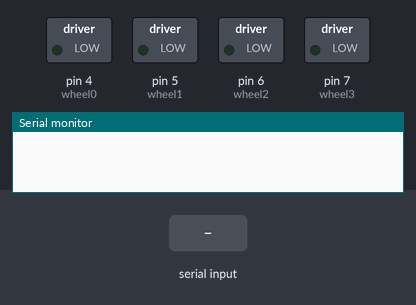
The sketch below on a simulated Arduino Uno, built with avr-gcc and run on an emulated ATmega328P. Shown: switched loads named in the sketch (green lamp = pin HIGH), the last lines printed to the serial monitor. Inputs (shaded band) come from the test bench.

Above: at 1.2 s.
1.3 s: "1" received over Serial
At 2.5 s:
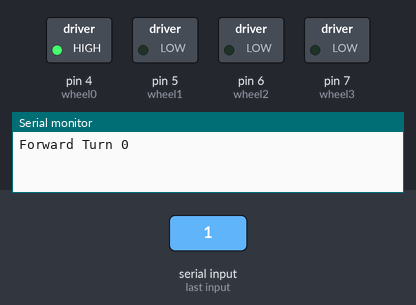
2.8 s: "3" received over Serial
At 3.7 s:
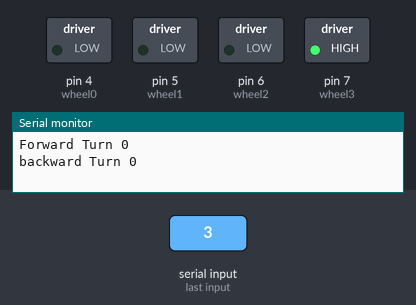
4.3 s: "5" received over Serial
At 4.8 s:
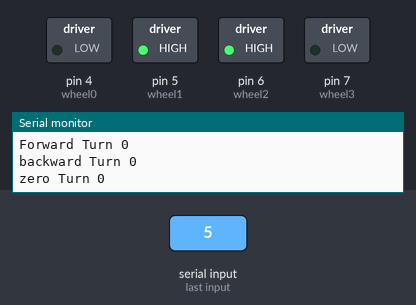
5.8 s: "7" received over Serial
At 7.0 s:
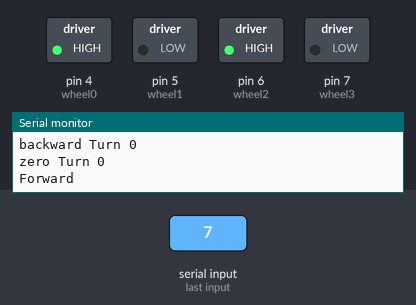
7.3 s: "8" received over Serial
At 8.3 s:
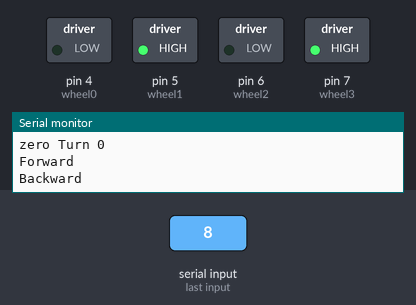
8.8 s: "2" received over Serial
At 9.5 s:
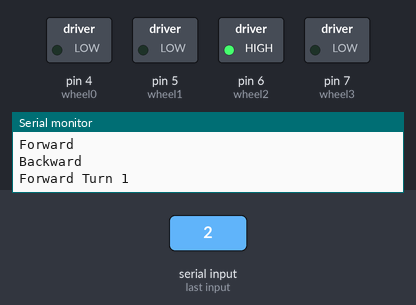
Timing chart, 0 to 11.3 s (numbered marks = the images above; inputs shaded):
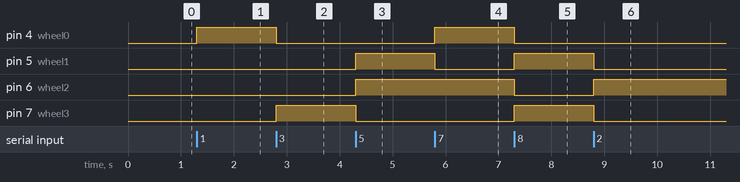

The sketch:

BT_command_drive.ino
```cpp
#define wheel0 4 // Initialize pin 4 to drive a wheel
#define wheel1 5
#define wheel2 6
#define wheel3 7

int state = 0; // To read state of serial data from HC05 module
void setup() {
  pinMode(wheel0, OUTPUT);//Define wheel as output
  pinMode(wheel1, OUTPUT);//Define  as output
  pinMode(wheel2, OUTPUT);//Define  as output
  pinMode(wheel3, OUTPUT);//Define  as output
  digitalWrite(wheel0, LOW);
  digitalWrite(wheel1, LOW);
  digitalWrite(wheel2, LOW);
  digitalWrite(wheel3, LOW);
  Serial.begin(9600); // Default communication rate of the Bluetooth module
}
void loop() {
  if (Serial.available() > 0) { // Checks whether data is coming from the serial port
    state = Serial.read(); // Reads the data from the serial port
  }
  if (state == '0') {
    digitalWrite(wheel0, LOW); // Turn wheels off
    digitalWrite(wheel1, LOW);
    digitalWrite(wheel2, LOW);
    digitalWrite(wheel3, LOW);


    Serial.println("STOP"); // Send back, to the phone, the String "LED: ON"
    state = 0;
  }
  else if (state == '1') {
    digitalWrite(wheel0, HIGH); // Turn wheels 1 and 0 on
    digitalWrite(wheel1, LOW);
    digitalWrite(wheel2, LOW);
    digitalWrite(wheel3, LOW);
    Serial.println("Forward Turn 0");
    state = 0;
  }
  else if (state == '2') {
    digitalWrite(wheel0, LOW); // Turn wheels 2 and 3 on
    digitalWrite(wheel1, LOW);
    digitalWrite(wheel2, HIGH);
    digitalWrite(wheel3, LOW);
    Serial.println("Forward Turn 1");
    state = 0;
  }
  else if (state == '3') {
    digitalWrite(wheel0, LOW); // Turn wheels 2 and 3 on
    digitalWrite(wheel1, LOW);
    digitalWrite(wheel2, LOW);
    digitalWrite(wheel3, HIGH);
    Serial.println("backward Turn 0");
    state = 0;
  }
  else if (state == '4') {
    digitalWrite(wheel0, LOW); // Turn wheels 2 and 3 on
    digitalWrite(wheel1, LOW);
    digitalWrite(wheel2, LOW);
    digitalWrite(wheel3, HIGH);
    Serial.println("backward Turn 1");
    state = 0;
  }
  else if (state == '5') {
    digitalWrite(wheel0, LOW); // Turn wheels 2 and 3 on
    digitalWrite(wheel1, HIGH);
    digitalWrite(wheel2, HIGH);
    digitalWrite(wheel3, LOW);
    Serial.println("zero Turn 0");
    state = 0;
  }
  else if (state == '6') {
    digitalWrite(wheel0, HIGH); // Turn wheels 2 and 3 on
    digitalWrite(wheel1, LOW);
    digitalWrite(wheel2, LOW);
    digitalWrite(wheel3, HIGH);
    Serial.println("zero Turn 1");
    state = 0;
  }else if (state == '7') {
    digitalWrite(wheel0, HIGH); // Turn wheels 2 and 3 on
    digitalWrite(wheel1, LOW);
    digitalWrite(wheel2, HIGH);
    digitalWrite(wheel3, LOW);
    Serial.println("Forward");
    state = 0;
  }
  else if (state == '8') {
    digitalWrite(wheel0, LOW); // Turn wheels 2 and 3 on
    digitalWrite(wheel1, HIGH);
    digitalWrite(wheel2, LOW);
    digitalWrite(wheel3, HIGH);
    Serial.println("Backward");
    state = 0;
  }
}
```

Measured:
- after the input at 1.3 s, pin 4 (wheel0): LOW → HIGH at once
- after the input at 2.8 s, pin 4 (wheel0): HIGH → LOW at once; pin 7 (wheel3): LOW → HIGH at once
- after the input at 4.3 s, pin 5 (wheel1), pin 6 (wheel2): LOW → HIGH at once; pin 7 (wheel3): HIGH → LOW at once
- after the input at 5.8 s, pin 4 (wheel0): LOW → HIGH at once; pin 5 (wheel1): HIGH → LOW at once
- after the input at 7.3 s, pin 4 (wheel0), pin 6 (wheel2): HIGH → LOW at once; pin 5 (wheel1), pin 7 (wheel3): LOW → HIGH at once
- after the input at 8.8 s, pin 5 (wheel1), pin 7 (wheel3): HIGH → LOW at once; pin 6 (wheel2): LOW → HIGH at once
